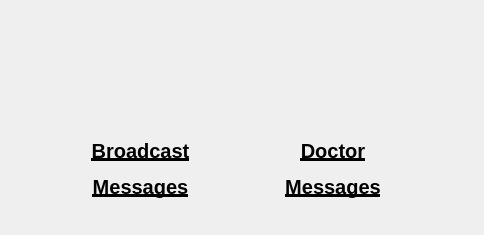
<?xml version="1.0" encoding="UTF-8"?>
<ui version="4.0">
 <class>noticeDialog</class>
 <widget class="QDialog" name="noticeDialog">
  <property name="geometry">
   <rect>
    <x>0</x>
    <y>0</y>
    <width>484</width>
    <height>235</height>
   </rect>
  </property>
  <property name="windowTitle">
   <string>Messages</string>
  </property>
  <widget class="QPushButton" name="broadcastMessages">
   <property name="geometry">
    <rect>
     <x>80</x>
     <y>10</y>
     <width>120</width>
     <height>120</height>
    </rect>
   </property>
   <property name="maximumSize">
    <size>
     <width>120</width>
     <height>120</height>
    </size>
   </property>
   <property name="styleSheet">
    <string notr="true">border:none;</string>
   </property>
   <property name="text">
    <string/>
   </property>
   <property name="icon">
    <iconset>
     <normaloff>../../../Images/add_event.png</normaloff>../../../Images/add_event.png</iconset>
   </property>
   <property name="iconSize">
    <size>
     <width>100</width>
     <height>100</height>
    </size>
   </property>
  </widget>
  <widget class="QPushButton" name="doctorMessage">
   <property name="geometry">
    <rect>
     <x>270</x>
     <y>10</y>
     <width>120</width>
     <height>120</height>
    </rect>
   </property>
   <property name="sizePolicy">
    <sizepolicy hsizetype="Fixed" vsizetype="Fixed">
     <horstretch>0</horstretch>
     <verstretch>0</verstretch>
    </sizepolicy>
   </property>
   <property name="maximumSize">
    <size>
     <width>120</width>
     <height>120</height>
    </size>
   </property>
   <property name="styleSheet">
    <string notr="true">border:none;</string>
   </property>
   <property name="text">
    <string/>
   </property>
   <property name="icon">
    <iconset>
     <normaloff>../../../Images/search_hospital.png</normaloff>../../../Images/search_hospital.png</iconset>
   </property>
   <property name="iconSize">
    <size>
     <width>100</width>
     <height>100</height>
    </size>
   </property>
  </widget>
  <widget class="QLabel" name="broadcastMessageLabel">
   <property name="geometry">
    <rect>
     <x>60</x>
     <y>130</y>
     <width>161</width>
     <height>78</height>
    </rect>
   </property>
   <property name="sizePolicy">
    <sizepolicy hsizetype="Fixed" vsizetype="Fixed">
     <horstretch>0</horstretch>
     <verstretch>0</verstretch>
    </sizepolicy>
   </property>
   <property name="text">
    <string>&lt;html&gt;&lt;head/&gt;&lt;body&gt;&lt;p align=&quot;center&quot;&gt;&lt;span style=&quot; font-size:15pt; font-weight:600; text-decoration: underline;&quot;&gt;Broadcast&lt;/span&gt;&lt;/p&gt;&lt;p align=&quot;center&quot;&gt;&lt;span style=&quot; font-size:15pt; font-weight:600; text-decoration: underline;&quot;&gt;Messages&lt;/span&gt;&lt;/p&gt;&lt;/body&gt;&lt;/html&gt;</string>
   </property>
  </widget>
  <widget class="QLabel" name="doctorMessagesLabel">
   <property name="geometry">
    <rect>
     <x>270</x>
     <y>130</y>
     <width>126</width>
     <height>78</height>
    </rect>
   </property>
   <property name="sizePolicy">
    <sizepolicy hsizetype="Fixed" vsizetype="Fixed">
     <horstretch>0</horstretch>
     <verstretch>0</verstretch>
    </sizepolicy>
   </property>
   <property name="text">
    <string>&lt;html&gt;&lt;head/&gt;&lt;body&gt;&lt;p align=&quot;center&quot;&gt;&lt;span style=&quot; font-size:15pt; font-weight:600; text-decoration: underline;&quot;&gt;Doctor&lt;/span&gt;&lt;/p&gt;&lt;p align=&quot;center&quot;&gt;&lt;span style=&quot; font-size:15pt; font-weight:600; text-decoration: underline;&quot;&gt;Messages&lt;/span&gt;&lt;/p&gt;&lt;/body&gt;&lt;/html&gt;</string>
   </property>
  </widget>
 </widget>
 <resources/>
 <connections/>
</ui>
